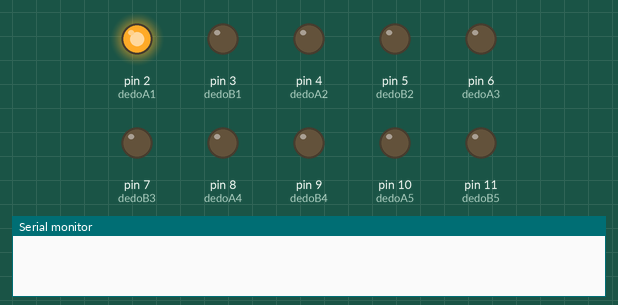
Simulated run of this sketch. Board: Arduino Nano, built with avr-gcc and run on an emulated ATmega328P. Parts: output pins drawn as LEDs (lit = HIGH), the last lines printed to the serial monitor.

Above: at 0.7 s.
At 6.7 s:
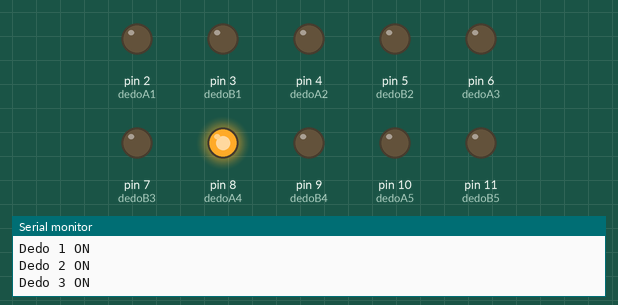
At 10.8 s:
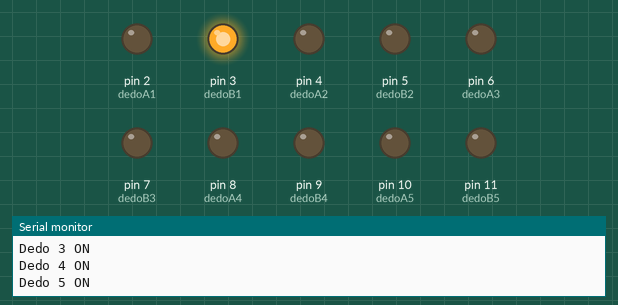
At 14.4 s:
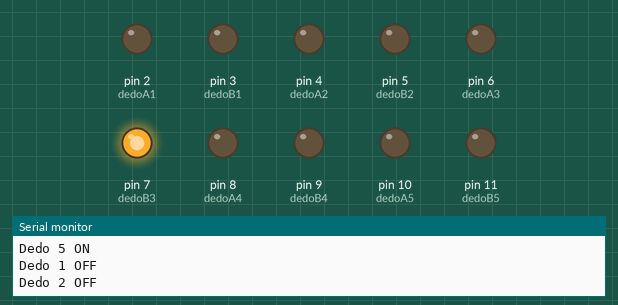
At 16.8 s:
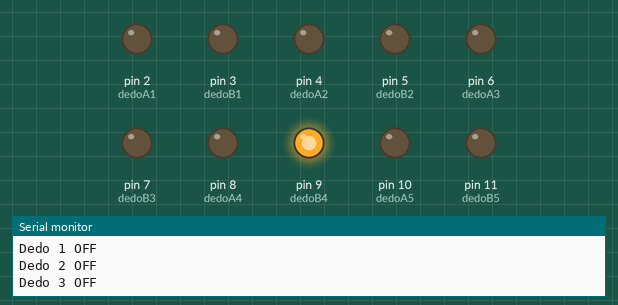
At 24.5 s:
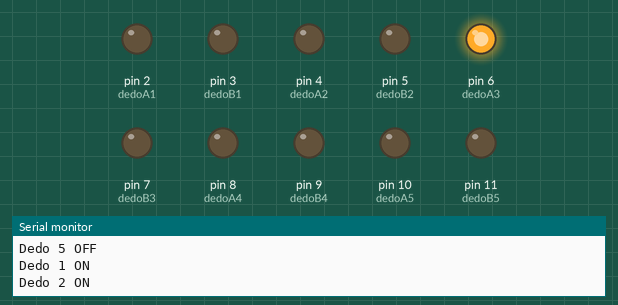
Timing chart, 0 to 26.3 s (numbered marks = the images above):
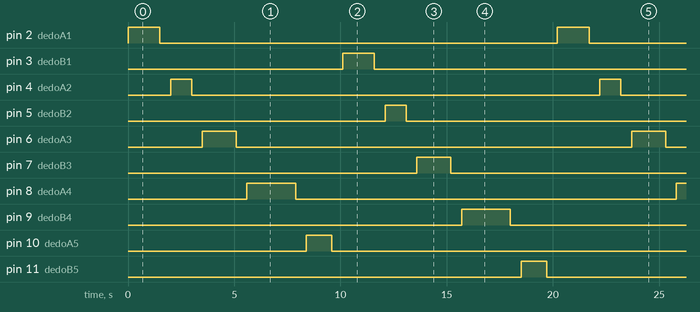

The sketch:

Mano_final.ino
```cpp
int dedoA1=2;
int dedoB1=3;
int dedoA2=4;
int dedoB2=5;
int dedoA3=6;
int dedoB3=7;
int dedoA4=8;
int dedoB4=9;
int dedoA5=10;
int dedoB5=11;
const int td1=1500;//600 9v
const int td2=1000;//300 9v
const int td3=1600;//500 9v
const int td4=2300;//300 9v
const int td5=1200;//400 9v
    void setup() {
      Serial.begin (9600);
        for (int i =2;i<=11;i++) {
        pinMode(i,OUTPUT);
        digitalWrite(i,LOW);
      }
}
    void loop() {
secuencia ();
}
void secuencia(){
  digitalWrite (dedoA1,HIGH);
  digitalWrite (dedoB1,LOW);
  delay (td1);
  Serial.println("Dedo 1 ON");
  digitalWrite (dedoA1,LOW);
  digitalWrite (dedoB1,LOW);
  delay (500);

  digitalWrite (dedoA2,HIGH);
  digitalWrite (dedoB2,LOW);
  delay (td2);
  Serial.println("Dedo 2 ON");
  digitalWrite (dedoA2,LOW);
  digitalWrite (dedoB2,LOW);
  delay (500);

  digitalWrite (dedoA3,HIGH);
  digitalWrite (dedoB3,LOW);
  delay (td3);
  Serial.println("Dedo 3 ON");
  digitalWrite (dedoA3,LOW);
  digitalWrite (dedoB3,LOW);
  delay (500);

  digitalWrite (dedoA4,HIGH);
  digitalWrite (dedoB4,LOW);
  delay (td4);
  Serial.println("Dedo 4 ON");
  digitalWrite (dedoA4,LOW);
  digitalWrite (dedoB4,LOW);
  delay (500);

  digitalWrite (dedoA5,HIGH);
  digitalWrite (dedoB5,LOW);
  delay (td5);
  Serial.println("Dedo 5 ON");
  digitalWrite (dedoA5,LOW);
  digitalWrite (dedoB5,LOW);
  delay (500);

  digitalWrite (dedoA1,LOW);
  digitalWrite (dedoB1,HIGH);
  delay (td1);
  Serial.println("Dedo 1 OFF");
  digitalWrite (dedoA1,LOW);
  digitalWrite (dedoB1,LOW);
  delay (500);

  digitalWrite (dedoA2,LOW);
  digitalWrite (dedoB2,HIGH);
  delay (td2);
  Serial.println("Dedo 2 OFF");
  digitalWrite (dedoA2,LOW);
  digitalWrite (dedoB2,LOW);
  delay (500);

  digitalWrite(dedoA3,LOW);
  digitalWrite (dedoB3,HIGH);
  delay (td3);
  Serial.println("Dedo 3 OFF");
  digitalWrite(dedoA3,LOW);
  digitalWrite (dedoB3,LOW);
  delay (500);

  digitalWrite (dedoA4,LOW);
  digitalWrite (dedoB4,HIGH);
  delay (td4);
  Serial.println("Dedo 4 OFF");
  digitalWrite (dedoA4,LOW);
  digitalWrite (dedoB4,LOW);
  delay (500);

  digitalWrite (dedoA5,LOW);
  digitalWrite (dedoB5,HIGH);
  delay (td5);
  Serial.println("Dedo 5 OFF");
  digitalWrite (dedoA5,LOW);
  digitalWrite (dedoB5,LOW);
  delay (500);
}
```

Measured:
- by itself, pin 2 (dedoA1), pin 3 (dedoB1): alternates HIGH for 1.5 s and LOW for 18.7 s
- by itself, pin 4 (dedoA2), pin 5 (dedoB2): alternates HIGH for 1.0 s and LOW for 19.2 s
- by itself, pin 6 (dedoA3), pin 7 (dedoB3): alternates HIGH for 1.6 s and LOW for 18.6 s
- by itself, pin 8 (dedoA4), pin 9 (dedoB4): alternates HIGH for 2.3 s and LOW for 17.9 s
- by itself, pin 10 (dedoA5), pin 11 (dedoB5): alternates HIGH for 1.2 s and LOW for 19.0 s
